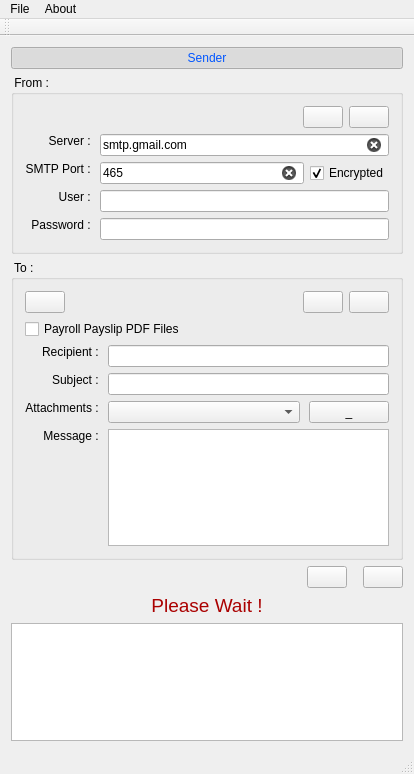
<?xml version="1.0" encoding="UTF-8"?>
<ui version="4.0">
 <class>MainWindow</class>
 <widget class="QMainWindow" name="MainWindow">
  <property name="geometry">
   <rect>
    <x>0</x>
    <y>0</y>
    <width>414</width>
    <height>774</height>
   </rect>
  </property>
  <property name="windowTitle">
   <string/>
  </property>
  <property name="windowIcon">
   <iconset resource="NSDMailSender.qrc">
    <normaloff>:/images/NSD.ico</normaloff>:/images/NSD.ico</iconset>
  </property>
  <widget class="QWidget" name="centralWidget">
   <layout class="QGridLayout" name="gridLayout_3">
    <item row="1" column="0">
     <widget class="QGroupBox" name="grp_Sender">
      <property name="title">
       <string> From :</string>
      </property>
      <layout class="QGridLayout" name="gridLayout">
       <item row="4" column="1">
        <widget class="QLineEdit" name="le_Pass">
         <property name="styleSheet">
          <string notr="true">font: 10pt &quot;MS Shell Dlg 2&quot;;</string>
         </property>
         <property name="inputMask">
          <string/>
         </property>
         <property name="echoMode">
          <enum>QLineEdit::Password</enum>
         </property>
         <property name="clearButtonEnabled">
          <bool>true</bool>
         </property>
        </widget>
       </item>
       <item row="2" column="0">
        <widget class="QLabel" name="lbl_Port">
         <property name="text">
          <string>SMTP Port : </string>
         </property>
         <property name="alignment">
          <set>Qt::AlignRight|Qt::AlignTop|Qt::AlignTrailing</set>
         </property>
         <property name="buddy">
          <cstring>le_Port</cstring>
         </property>
        </widget>
       </item>
       <item row="1" column="1">
        <widget class="QLineEdit" name="le_Server">
         <property name="styleSheet">
          <string notr="true">font: 10pt &quot;MS Shell Dlg 2&quot;;</string>
         </property>
         <property name="text">
          <string>smtp.gmail.com</string>
         </property>
         <property name="clearButtonEnabled">
          <bool>true</bool>
         </property>
        </widget>
       </item>
       <item row="1" column="0">
        <widget class="QLabel" name="lbl_Server">
         <property name="text">
          <string>Server : </string>
         </property>
         <property name="alignment">
          <set>Qt::AlignRight|Qt::AlignTop|Qt::AlignTrailing</set>
         </property>
         <property name="buddy">
          <cstring>le_Server</cstring>
         </property>
        </widget>
       </item>
       <item row="2" column="1">
        <layout class="QHBoxLayout" name="horizontalLayout_4">
         <item>
          <widget class="QLineEdit" name="le_Port">
           <property name="styleSheet">
            <string notr="true">font: 10pt &quot;MS Shell Dlg 2&quot;;</string>
           </property>
           <property name="text">
            <string>465</string>
           </property>
           <property name="clearButtonEnabled">
            <bool>true</bool>
           </property>
          </widget>
         </item>
         <item>
          <widget class="QCheckBox" name="chk_Encrypted">
           <property name="text">
            <string>Encrypted</string>
           </property>
           <property name="checked">
            <bool>true</bool>
           </property>
          </widget>
         </item>
        </layout>
       </item>
       <item row="4" column="0">
        <widget class="QLabel" name="lbl_Pass">
         <property name="text">
          <string>Password : </string>
         </property>
         <property name="alignment">
          <set>Qt::AlignRight|Qt::AlignTop|Qt::AlignTrailing</set>
         </property>
         <property name="buddy">
          <cstring>le_Pass</cstring>
         </property>
        </widget>
       </item>
       <item row="3" column="0">
        <widget class="QLabel" name="lbl_User">
         <property name="text">
          <string>User : </string>
         </property>
         <property name="alignment">
          <set>Qt::AlignRight|Qt::AlignTop|Qt::AlignTrailing</set>
         </property>
         <property name="buddy">
          <cstring>le_User</cstring>
         </property>
        </widget>
       </item>
       <item row="3" column="1">
        <widget class="QLineEdit" name="le_User">
         <property name="styleSheet">
          <string notr="true">font: 10pt &quot;MS Shell Dlg 2&quot;;</string>
         </property>
         <property name="clearButtonEnabled">
          <bool>true</bool>
         </property>
        </widget>
       </item>
       <item row="0" column="0" colspan="2">
        <layout class="QHBoxLayout" name="horizontalLayout_2">
         <item>
          <spacer name="horizontalSpacer_2">
           <property name="orientation">
            <enum>Qt::Horizontal</enum>
           </property>
           <property name="sizeHint" stdset="0">
            <size>
             <width>40</width>
             <height>20</height>
            </size>
           </property>
          </spacer>
         </item>
         <item>
          <widget class="QPushButton" name="btn_Load_Mail_Sender">
           <property name="toolTip">
            <string>Load Mail Sender Specification</string>
           </property>
           <property name="text">
            <string/>
           </property>
           <property name="icon">
            <iconset resource="NSDMailSender.qrc">
             <normaloff>:/images/open.ico</normaloff>:/images/open.ico</iconset>
           </property>
          </widget>
         </item>
         <item>
          <widget class="QPushButton" name="btn_Save_Mail_Sender">
           <property name="toolTip">
            <string>Save Mail Sender Specification</string>
           </property>
           <property name="text">
            <string/>
           </property>
           <property name="icon">
            <iconset resource="NSDMailSender.qrc">
             <normaloff>:/images/save.ico</normaloff>:/images/save.ico</iconset>
           </property>
          </widget>
         </item>
        </layout>
       </item>
      </layout>
     </widget>
    </item>
    <item row="3" column="0">
     <widget class="QGroupBox" name="grp_Ge">
      <property name="title">
       <string> To : </string>
      </property>
      <layout class="QGridLayout" name="gridLayout_2">
       <item row="1" column="0" colspan="2">
        <widget class="QCheckBox" name="chk_Payslip">
         <property name="text">
          <string>Payroll Payslip PDF Files</string>
         </property>
         <property name="shortcut">
          <string>Ctrl+P</string>
         </property>
        </widget>
       </item>
       <item row="4" column="0">
        <widget class="QLabel" name="lbl_Subject">
         <property name="text">
          <string>Subject : </string>
         </property>
         <property name="alignment">
          <set>Qt::AlignRight|Qt::AlignTop|Qt::AlignTrailing</set>
         </property>
         <property name="buddy">
          <cstring>le_Subject</cstring>
         </property>
        </widget>
       </item>
       <item row="5" column="1">
        <layout class="QHBoxLayout" name="horizontalLayout_3">
         <property name="spacing">
          <number>9</number>
         </property>
         <item>
          <widget class="QComboBox" name="cbb_Attachments">
           <property name="sizePolicy">
            <sizepolicy hsizetype="Expanding" vsizetype="Preferred">
             <horstretch>0</horstretch>
             <verstretch>0</verstretch>
            </sizepolicy>
           </property>
           <property name="styleSheet">
            <string notr="true">font: 10pt &quot;MS Shell Dlg 2&quot;;</string>
           </property>
           <property name="editable">
            <bool>false</bool>
           </property>
           <property name="readOnly" stdset="0">
            <bool>false</bool>
           </property>
           <property name="clearButtonEnabled" stdset="0">
            <bool>false</bool>
           </property>
          </widget>
         </item>
         <item>
          <widget class="QPushButton" name="btn_Browse">
           <property name="toolTip">
            <string>select file(s) [ctrl+B]</string>
           </property>
           <property name="text">
            <string>_</string>
           </property>
           <property name="shortcut">
            <string>Ctrl+B</string>
           </property>
          </widget>
         </item>
        </layout>
       </item>
       <item row="5" column="0">
        <widget class="QLabel" name="lbl_Attachments">
         <property name="text">
          <string>Attachments : </string>
         </property>
         <property name="alignment">
          <set>Qt::AlignRight|Qt::AlignTop|Qt::AlignTrailing</set>
         </property>
         <property name="buddy">
          <cstring>cbb_Attachments</cstring>
         </property>
        </widget>
       </item>
       <item row="3" column="1">
        <widget class="QLineEdit" name="le_Recipient">
         <property name="styleSheet">
          <string notr="true">font: 10pt &quot;MS Shell Dlg 2&quot;;</string>
         </property>
         <property name="clearButtonEnabled">
          <bool>true</bool>
         </property>
        </widget>
       </item>
       <item row="4" column="1">
        <widget class="QLineEdit" name="le_Subject">
         <property name="styleSheet">
          <string notr="true">font: 10pt &quot;MS Shell Dlg 2&quot;;</string>
         </property>
         <property name="clearButtonEnabled">
          <bool>true</bool>
         </property>
        </widget>
       </item>
       <item row="3" column="0">
        <widget class="QLabel" name="lbl_Recipient">
         <property name="text">
          <string>Recipient : </string>
         </property>
         <property name="alignment">
          <set>Qt::AlignRight|Qt::AlignTop|Qt::AlignTrailing</set>
         </property>
         <property name="buddy">
          <cstring>le_Recipient</cstring>
         </property>
        </widget>
       </item>
       <item row="0" column="0" colspan="2">
        <layout class="QHBoxLayout" name="horizontalLayout">
         <item>
          <widget class="QPushButton" name="btn_New">
           <property name="toolTip">
            <string>Clear Email Specification</string>
           </property>
           <property name="text">
            <string/>
           </property>
           <property name="icon">
            <iconset resource="NSDMailSender.qrc">
             <normaloff>:/images/new.ico</normaloff>:/images/new.ico</iconset>
           </property>
          </widget>
         </item>
         <item>
          <spacer name="horizontalSpacer">
           <property name="orientation">
            <enum>Qt::Horizontal</enum>
           </property>
           <property name="sizeHint" stdset="0">
            <size>
             <width>40</width>
             <height>20</height>
            </size>
           </property>
          </spacer>
         </item>
         <item>
          <widget class="QPushButton" name="btn_Open">
           <property name="toolTip">
            <string>Load Email Specification</string>
           </property>
           <property name="text">
            <string/>
           </property>
           <property name="icon">
            <iconset resource="NSDMailSender.qrc">
             <normaloff>:/images/open.ico</normaloff>:/images/open.ico</iconset>
           </property>
          </widget>
         </item>
         <item>
          <widget class="QPushButton" name="btn_Save">
           <property name="toolTip">
            <string>Save Email Specification</string>
           </property>
           <property name="text">
            <string/>
           </property>
           <property name="icon">
            <iconset resource="NSDMailSender.qrc">
             <normaloff>:/images/save.ico</normaloff>:/images/save.ico</iconset>
           </property>
          </widget>
         </item>
        </layout>
       </item>
       <item row="6" column="0">
        <widget class="QLabel" name="lbl_Message">
         <property name="text">
          <string>Message : </string>
         </property>
         <property name="alignment">
          <set>Qt::AlignRight|Qt::AlignTop|Qt::AlignTrailing</set>
         </property>
         <property name="buddy">
          <cstring>txt_Message</cstring>
         </property>
        </widget>
       </item>
       <item row="6" column="1">
        <widget class="QTextEdit" name="txt_Message">
         <property name="html">
          <string>&lt;!DOCTYPE HTML PUBLIC &quot;-//W3C//DTD HTML 4.0//EN&quot; &quot;http://www.w3.org/TR/REC-html40/strict.dtd&quot;&gt;
&lt;html&gt;&lt;head&gt;&lt;meta name=&quot;qrichtext&quot; content=&quot;1&quot; /&gt;&lt;style type=&quot;text/css&quot;&gt;
p, li { white-space: pre-wrap; }
&lt;/style&gt;&lt;/head&gt;&lt;body style=&quot; font-family:'.SF NS Text'; font-size:13pt; font-weight:400; font-style:normal;&quot;&gt;
&lt;p style=&quot;-qt-paragraph-type:empty; margin-top:0px; margin-bottom:0px; margin-left:0px; margin-right:0px; -qt-block-indent:0; text-indent:0px; font-family:'Tahoma'; font-size:12pt;&quot;&gt;&lt;br /&gt;&lt;/p&gt;&lt;/body&gt;&lt;/html&gt;</string>
         </property>
         <property name="acceptRichText">
          <bool>true</bool>
         </property>
        </widget>
       </item>
      </layout>
     </widget>
    </item>
    <item row="4" column="0">
     <layout class="QHBoxLayout" name="horizontalLayout_5">
      <property name="spacing">
       <number>16</number>
      </property>
      <item>
       <spacer name="horizontalSpacer_3">
        <property name="orientation">
         <enum>Qt::Horizontal</enum>
        </property>
        <property name="sizeHint" stdset="0">
         <size>
          <width>40</width>
          <height>20</height>
         </size>
        </property>
       </spacer>
      </item>
      <item>
       <widget class="QPushButton" name="btn_Send">
        <property name="sizePolicy">
         <sizepolicy hsizetype="Minimum" vsizetype="Fixed">
          <horstretch>0</horstretch>
          <verstretch>0</verstretch>
         </sizepolicy>
        </property>
        <property name="toolTip">
         <string>send email [ctrl+Enter]</string>
        </property>
        <property name="text">
         <string/>
        </property>
        <property name="icon">
         <iconset resource="NSDMailSender.qrc">
          <normaloff>:/images/mail.ico</normaloff>:/images/mail.ico</iconset>
        </property>
        <property name="shortcut">
         <string>Ctrl+Return</string>
        </property>
       </widget>
      </item>
      <item>
       <widget class="QPushButton" name="btn_Exit">
        <property name="sizePolicy">
         <sizepolicy hsizetype="Minimum" vsizetype="Fixed">
          <horstretch>0</horstretch>
          <verstretch>0</verstretch>
         </sizepolicy>
        </property>
        <property name="toolTip">
         <string>Ctrl+X</string>
        </property>
        <property name="text">
         <string/>
        </property>
        <property name="icon">
         <iconset resource="NSDMailSender.qrc">
          <normaloff>:/images/close.ico</normaloff>:/images/close.ico</iconset>
        </property>
        <property name="shortcut">
         <string>Ctrl+X</string>
        </property>
       </widget>
      </item>
     </layout>
    </item>
    <item row="5" column="0">
     <widget class="QLabel" name="lbl_Wait">
      <property name="font">
       <font>
        <pointsize>14</pointsize>
       </font>
      </property>
      <property name="styleSheet">
       <string notr="true">color: rgb(170, 0, 0);</string>
      </property>
      <property name="text">
       <string>Please Wait !</string>
      </property>
      <property name="alignment">
       <set>Qt::AlignCenter</set>
      </property>
      <property name="buddy">
       <cstring>te_Output</cstring>
      </property>
     </widget>
    </item>
    <item row="6" column="0">
     <widget class="QTextEdit" name="te_Output">
      <property name="font">
       <font>
        <family>Courier New</family>
       </font>
      </property>
      <property name="styleSheet">
       <string notr="true"/>
      </property>
      <property name="undoRedoEnabled">
       <bool>false</bool>
      </property>
      <property name="lineWrapMode">
       <enum>QTextEdit::NoWrap</enum>
      </property>
      <property name="readOnly">
       <bool>true</bool>
      </property>
     </widget>
    </item>
    <item row="0" column="0">
     <widget class="QPushButton" name="btn_Sender">
      <property name="toolTip">
       <string>Mail Sender Specification</string>
      </property>
      <property name="styleSheet">
       <string notr="true">color: rgb(0, 85, 255);</string>
      </property>
      <property name="text">
       <string>Sender</string>
      </property>
      <property name="icon">
       <iconset resource="NSDMailSender.qrc">
        <normaloff>:/images/mail.ico</normaloff>:/images/mail.ico</iconset>
      </property>
      <property name="checkable">
       <bool>true</bool>
      </property>
      <property name="checked">
       <bool>true</bool>
      </property>
      <property name="flat">
       <bool>true</bool>
      </property>
     </widget>
    </item>
   </layout>
  </widget>
  <widget class="QMenuBar" name="mnu_Main">
   <property name="geometry">
    <rect>
     <x>0</x>
     <y>0</y>
     <width>414</width>
     <height>22</height>
    </rect>
   </property>
   <widget class="QMenu" name="mnu_File">
    <property name="title">
     <string>File</string>
    </property>
    <addaction name="act_New"/>
    <addaction name="act_Open"/>
    <addaction name="act_Save"/>
    <addaction name="separator"/>
    <addaction name="act_Load_Mail_Sender"/>
    <addaction name="act_Save_Mail_Sender"/>
    <addaction name="separator"/>
    <addaction name="act_Exit"/>
   </widget>
   <widget class="QMenu" name="mnu_About">
    <property name="title">
     <string>About</string>
    </property>
    <widget class="QMenu" name="menuHelp">
     <property name="title">
      <string>Help</string>
     </property>
     <addaction name="actionShortcuts"/>
     <addaction name="actionManual"/>
    </widget>
    <addaction name="act_About"/>
    <addaction name="menuHelp"/>
   </widget>
   <addaction name="mnu_File"/>
   <addaction name="mnu_About"/>
  </widget>
  <widget class="QToolBar" name="tlb_Main">
   <attribute name="toolBarArea">
    <enum>TopToolBarArea</enum>
   </attribute>
   <attribute name="toolBarBreak">
    <bool>false</bool>
   </attribute>
  </widget>
  <widget class="QStatusBar" name="stb_Main"/>
  <action name="act_New">
   <property name="text">
    <string>New</string>
   </property>
   <property name="shortcut">
    <string>Ctrl+N</string>
   </property>
  </action>
  <action name="act_Open">
   <property name="text">
    <string>Open</string>
   </property>
   <property name="shortcut">
    <string>Ctrl+O</string>
   </property>
  </action>
  <action name="act_Save">
   <property name="text">
    <string>Save</string>
   </property>
   <property name="shortcut">
    <string>Ctrl+S</string>
   </property>
  </action>
  <action name="act_Save_Mail_Sender">
   <property name="text">
    <string>Save Mail Sender</string>
   </property>
   <property name="shortcut">
    <string>Ctrl+Shift+S</string>
   </property>
  </action>
  <action name="act_Exit">
   <property name="text">
    <string>Exit</string>
   </property>
   <property name="shortcut">
    <string>Esc</string>
   </property>
  </action>
  <action name="act_Load_Mail_Sender">
   <property name="text">
    <string>Load Mail Sender</string>
   </property>
   <property name="shortcut">
    <string>Ctrl+Shift+O</string>
   </property>
  </action>
  <action name="act_About">
   <property name="text">
    <string>About</string>
   </property>
   <property name="shortcut">
    <string>F1</string>
   </property>
  </action>
  <action name="actionShortcuts">
   <property name="text">
    <string>Shortcuts</string>
   </property>
  </action>
  <action name="actionManual">
   <property name="text">
    <string>Manual</string>
   </property>
  </action>
 </widget>
 <layoutdefault spacing="6" margin="11"/>
 <tabstops>
  <tabstop>le_Server</tabstop>
  <tabstop>le_Port</tabstop>
  <tabstop>chk_Encrypted</tabstop>
  <tabstop>le_User</tabstop>
  <tabstop>le_Pass</tabstop>
  <tabstop>le_Recipient</tabstop>
  <tabstop>le_Subject</tabstop>
  <tabstop>cbb_Attachments</tabstop>
  <tabstop>btn_Browse</tabstop>
  <tabstop>txt_Message</tabstop>
  <tabstop>btn_Load_Mail_Sender</tabstop>
  <tabstop>btn_Save_Mail_Sender</tabstop>
  <tabstop>btn_Open</tabstop>
  <tabstop>btn_Save</tabstop>
  <tabstop>chk_Payslip</tabstop>
  <tabstop>te_Output</tabstop>
 </tabstops>
 <resources>
  <include location="NSDMailSender.qrc"/>
 </resources>
 <connections>
  <connection>
   <sender>btn_Sender</sender>
   <signal>clicked(bool)</signal>
   <receiver>grp_Sender</receiver>
   <slot>setVisible(bool)</slot>
   <hints>
    <hint type="sourcelabel">
     <x>18</x>
     <y>50</y>
    </hint>
    <hint type="destinationlabel">
     <x>75</x>
     <y>90</y>
    </hint>
   </hints>
  </connection>
  <connection>
   <sender>btn_Save</sender>
   <signal>clicked()</signal>
   <receiver>act_Save</receiver>
   <slot>trigger()</slot>
   <hints>
    <hint type="sourcelabel">
     <x>181</x>
     <y>437</y>
    </hint>
    <hint type="destinationlabel">
     <x>-1</x>
     <y>-1</y>
    </hint>
   </hints>
  </connection>
  <connection>
   <sender>btn_Open</sender>
   <signal>clicked()</signal>
   <receiver>act_Open</receiver>
   <slot>trigger()</slot>
   <hints>
    <hint type="sourcelabel">
     <x>120</x>
     <y>437</y>
    </hint>
    <hint type="destinationlabel">
     <x>-1</x>
     <y>-1</y>
    </hint>
   </hints>
  </connection>
  <connection>
   <sender>btn_Load_Mail_Sender</sender>
   <signal>clicked()</signal>
   <receiver>act_Load_Mail_Sender</receiver>
   <slot>trigger()</slot>
   <hints>
    <hint type="sourcelabel">
     <x>392</x>
     <y>54</y>
    </hint>
    <hint type="destinationlabel">
     <x>-1</x>
     <y>-1</y>
    </hint>
   </hints>
  </connection>
  <connection>
   <sender>btn_New</sender>
   <signal>clicked()</signal>
   <receiver>act_New</receiver>
   <slot>trigger()</slot>
   <hints>
    <hint type="sourcelabel">
     <x>64</x>
     <y>437</y>
    </hint>
    <hint type="destinationlabel">
     <x>-1</x>
     <y>-1</y>
    </hint>
   </hints>
  </connection>
  <connection>
   <sender>btn_Save_Mail_Sender</sender>
   <signal>clicked()</signal>
   <receiver>act_Save_Mail_Sender</receiver>
   <slot>trigger()</slot>
   <hints>
    <hint type="sourcelabel">
     <x>448</x>
     <y>54</y>
    </hint>
    <hint type="destinationlabel">
     <x>-1</x>
     <y>-1</y>
    </hint>
   </hints>
  </connection>
  <connection>
   <sender>act_Exit</sender>
   <signal>triggered()</signal>
   <receiver>MainWindow</receiver>
   <slot>close()</slot>
   <hints>
    <hint type="sourcelabel">
     <x>-1</x>
     <y>-1</y>
    </hint>
    <hint type="destinationlabel">
     <x>241</x>
     <y>306</y>
    </hint>
   </hints>
  </connection>
  <connection>
   <sender>btn_Exit</sender>
   <signal>clicked()</signal>
   <receiver>MainWindow</receiver>
   <slot>close()</slot>
   <hints>
    <hint type="sourcelabel">
     <x>438</x>
     <y>453</y>
    </hint>
    <hint type="destinationlabel">
     <x>241</x>
     <y>306</y>
    </hint>
   </hints>
  </connection>
 </connections>
</ui>
